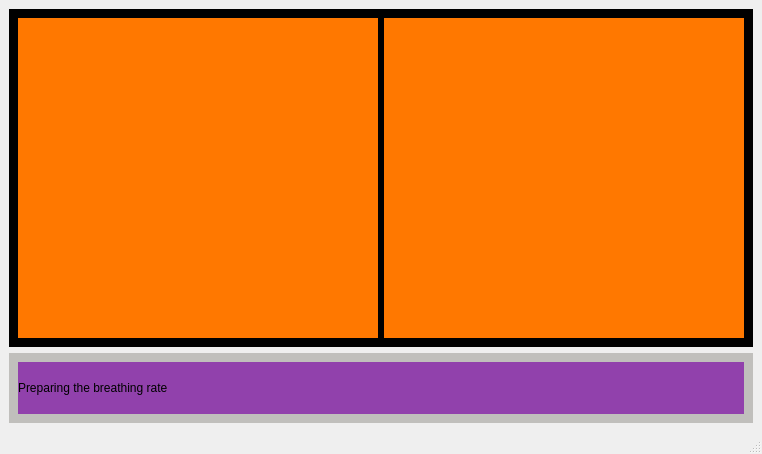
<?xml version="1.0" encoding="UTF-8"?>
<ui version="4.0">
 <class>MainWindow</class>
 <widget class="QMainWindow" name="MainWindow">
  <property name="geometry">
   <rect>
    <x>0</x>
    <y>0</y>
    <width>762</width>
    <height>454</height>
   </rect>
  </property>
  <property name="windowTitle">
   <string>MainWindow</string>
  </property>
  <widget class="QWidget" name="centralwidget">
   <layout class="QGridLayout" name="gridLayout">
    <item row="0" column="0">
     <widget class="QWidget" name="w_image" native="true">
      <property name="styleSheet">
       <string notr="true">background-color: rgb(0, 0, 0);</string>
      </property>
      <layout class="QGridLayout" name="gridLayout_2">
       <item row="0" column="0">
        <widget class="QLabel" name="vision">
         <property name="styleSheet">
          <string notr="true">background-color: rgb(255, 120, 0);</string>
         </property>
         <property name="text">
          <string/>
         </property>
         <property name="scaledContents">
          <bool>false</bool>
         </property>
         <property name="alignment">
          <set>Qt::AlignCenter</set>
         </property>
        </widget>
       </item>
       <item row="0" column="1">
        <widget class="QLabel" name="thermal">
         <property name="styleSheet">
          <string notr="true">background-color: rgb(255, 120, 0);</string>
         </property>
         <property name="text">
          <string/>
         </property>
         <property name="scaledContents">
          <bool>false</bool>
         </property>
         <property name="alignment">
          <set>Qt::AlignCenter</set>
         </property>
        </widget>
       </item>
      </layout>
     </widget>
    </item>
    <item row="1" column="0">
     <widget class="QWidget" name="w_radar" native="true">
      <property name="minimumSize">
       <size>
        <width>0</width>
        <height>70</height>
       </size>
      </property>
      <property name="maximumSize">
       <size>
        <width>16777215</width>
        <height>70</height>
       </size>
      </property>
      <property name="styleSheet">
       <string notr="true">background-color: rgb(192, 191, 188);</string>
      </property>
      <layout class="QGridLayout" name="gridLayout_3">
       <item row="0" column="0">
        <widget class="QLabel" name="radar">
         <property name="styleSheet">
          <string notr="true">background-color: rgb(145, 65, 172);</string>
         </property>
         <property name="text">
          <string>Preparing the breathing rate</string>
         </property>
         <property name="textFormat">
          <enum>Qt::AutoText</enum>
         </property>
         <property name="scaledContents">
          <bool>false</bool>
         </property>
        </widget>
       </item>
      </layout>
     </widget>
    </item>
   </layout>
  </widget>
  <widget class="QMenuBar" name="menubar">
   <property name="geometry">
    <rect>
     <x>0</x>
     <y>0</y>
     <width>762</width>
     <height>22</height>
    </rect>
   </property>
  </widget>
  <widget class="QStatusBar" name="statusbar"/>
 </widget>
 <resources/>
 <connections/>
</ui>
